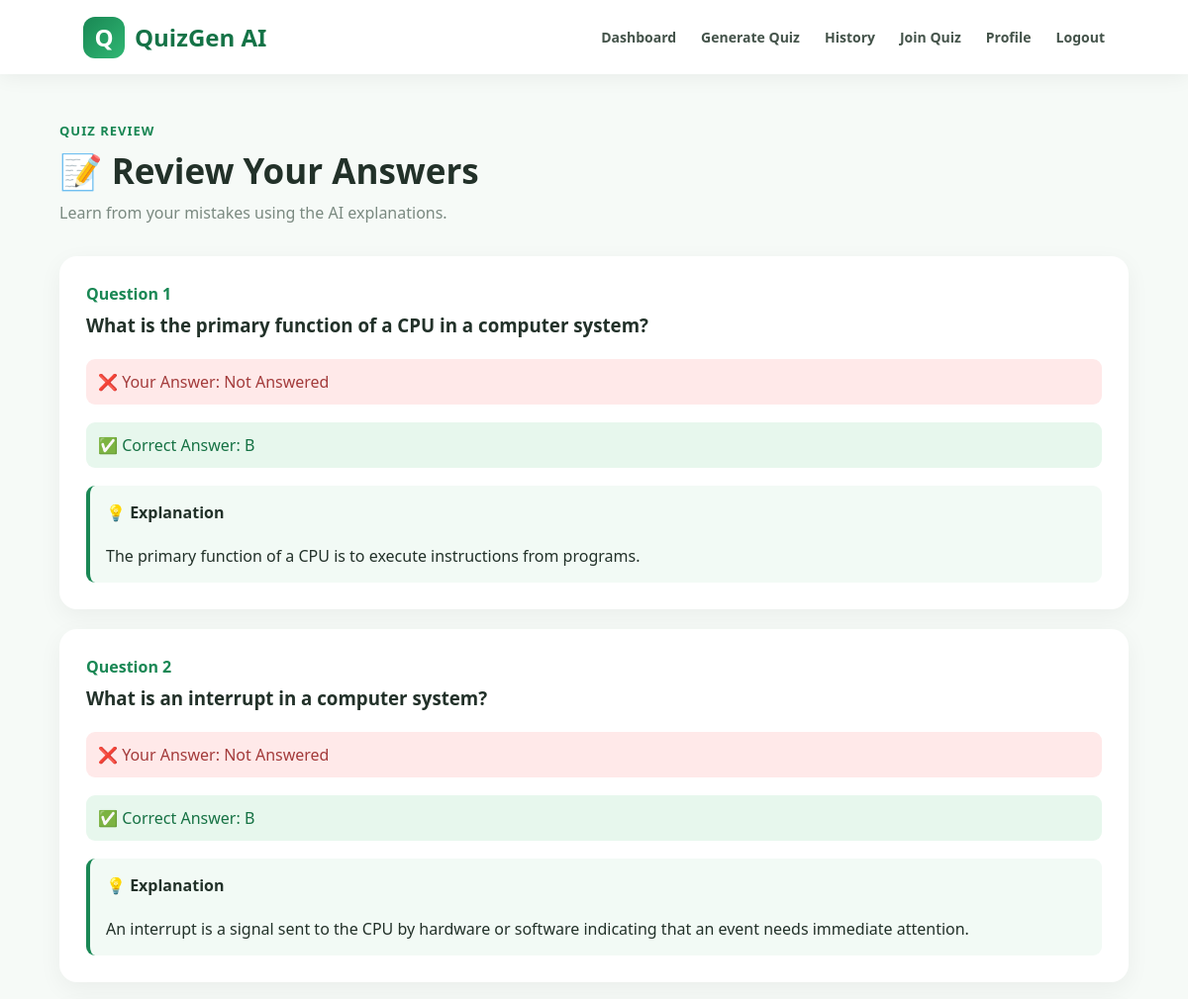
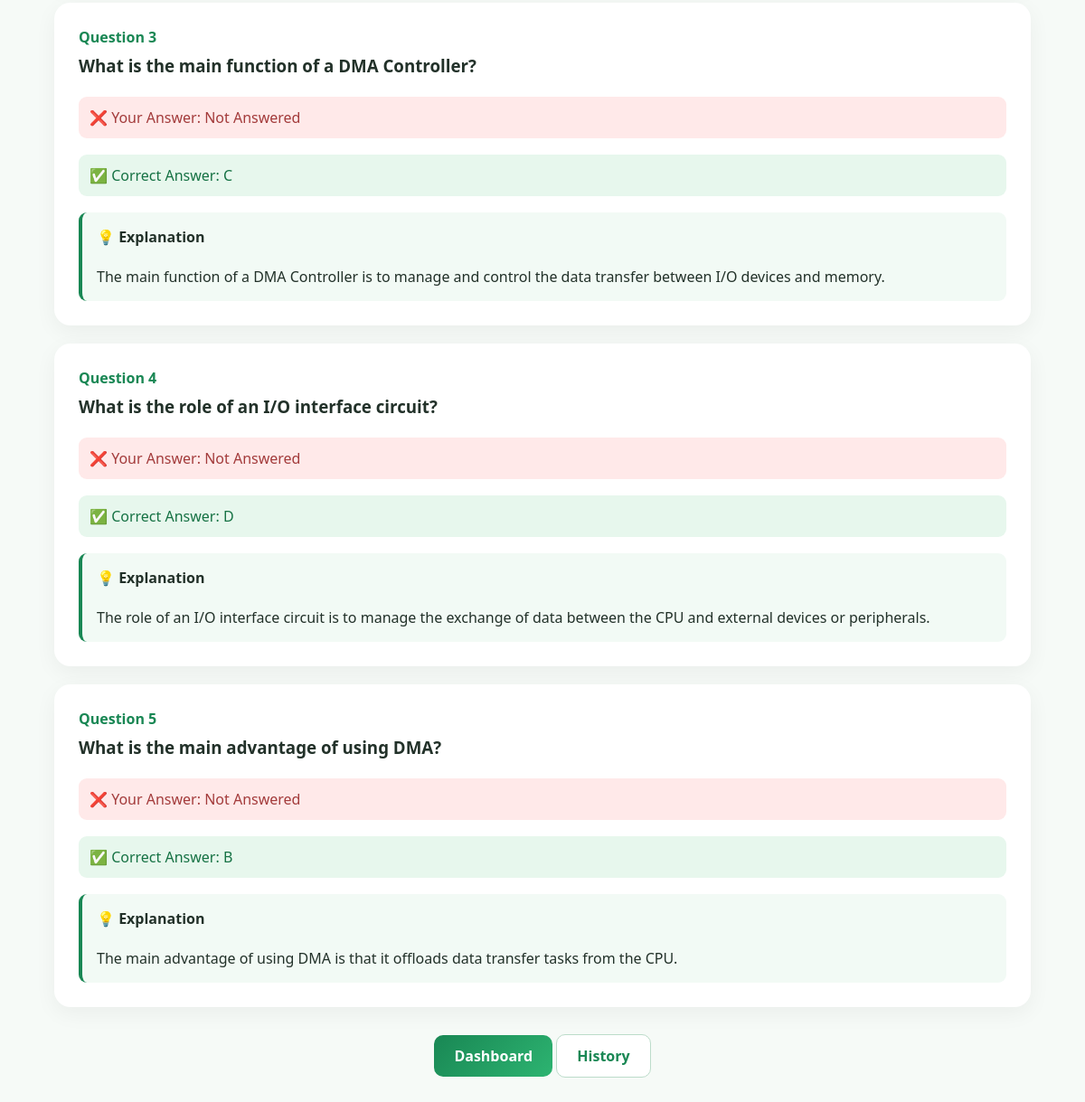
The app's page /review/1 (signed in) with its own data (2 pictures, top to bottom).
### tables this page shows
CREATE TABLE questions (

            id INTEGER PRIMARY KEY AUTOINCREMENT,

            quiz_id INTEGER,

            question TEXT,

            option_a TEXT,

            option_b TEXT,

            option_c TEXT,

            option_d TEXT,

            correct_answer TEXT,

            explanation TEXT

        );

### app.py (the view)
@app.route(
    "/review/<int:result_id>"
)
def review(result_id):
    if "user_id" not in session:
        return redirect("/login")
    conn = get_db()
    result_data = conn.execute(
        """
        SELECT *
        FROM results
        WHERE id = ?
        """,
        (result_id,)
    ).fetchone()
    if not result_data:
        conn.close()
        return "Result not found."
    questions = conn.execute(
        """
        SELECT *
        FROM questions
        WHERE quiz_id = ?
        """,
        (
            result_data[
                "quiz_id"
            ],
        )
    ).fetchall()
    conn.close()
    answers = session.get(
        f"answers_{result_id}",
        {}
    )
    return render_template(
        "review.html",
        questions=questions,
        answers=answers
    )

### app.py (called while the page is built)
def get_db():
    conn = sqlite3.connect("database.db")
    conn.row_factory = sqlite3.Row
    return conn

### templates/review.html (shortened to what this page needs)
{% extends "base.html" %}
{% block content %}
<div class="container">
    <div class="page-header">
        <span class="small-title">
            QUIZ REVIEW
        </span>
        <h1>📝 Review Your Answers</h1>
        <p class="muted">
            Learn from your mistakes using the AI explanations.
        </p>
    </div>
    {% for question in questions %}
        {% set selected =
            answers.get(question['id']|string,'') %}
        <div class="question-card">
            <div class="question-number">
                Question {{ loop.index }}
            </div>
            <h3>
                {{ question['question'] }}
            </h3>
            <br>
            {% if selected ==
                  question['correct_answer'] %}
                <div class="success">
                    ✅ Your Answer: {{ selected }}
                </div>
            {% else %}
                <div class="error">
                    ❌ Your Answer:
                    {% if selected %}
                        {{ selected }}
                    {% else %}
                        Not Answered
                    {% endif %}
                </div>
            {% endif %}
            <div class="success">
                ✅ Correct Answer:
                {{ question['correct_answer'] }}
            </div>
            <div style="
                background:#f2faf5;
                padding:16px;
                border-left:4px solid #198754;
                border-radius:9px;
                margin-top:15px;
            ">
                <strong>💡 Explanation</strong>
                <br><br>
                {{ question['explanation'] }}
            </div>
        </div>
    {% endfor %}
    <div style="text-align:center;margin:30px;">
        <a href="/dashboard"
           class="btn">
            Dashboard
        </a>
        <a href="/history"
           class="btn btn-outline">
            History
        </a>
    </div>
</div>
{% endblock %}

### templates/base.html (style rules this page uses)
* { margin:0; padding:0; box-sizing:border-box; font-family:"Segoe UI",Arial,sans-serif; }
body { background:#f6faf7; color:#223129; min-height:100vh; }
.container { width:90%; max-width:1150px; margin:45px auto; }
.page-header { margin-bottom:30px; }
.small-title { color:#198754; font-weight:700; font-size:13px; letter-spacing:1px; }
.page-header h1 { font-size:35px; margin:7px 0; }
.muted { color:#7a8980; line-height:1.6; }
.btn { border:none; display:inline-block; text-decoration:none; background:linear-gradient(135deg,#198754,#2db471); color:white; padding:12px 22px; border-radius:10px; font-weight:700; cursor:pointer; transition:.25s; }
.btn-outline { background:white; color:#198754; border:1px solid #bcdcca; }
.error { background:#ffe9e9; color:#a33b3b; padding:12px; border-radius:9px; margin-bottom:18px; }
.success { background:#e7f7ed; color:#167244; padding:12px; border-radius:9px; margin-bottom:18px; }
.question-card { background:white; border-radius:18px; padding:27px; margin-bottom:20px; box-shadow:0 7px 25px rgba(0,0,0,.05); }
.question-number { color:#198754; font-weight:700; margin-bottom:8px; }

### records on screen
questions: question "What is the primary function of a CPU in a computer system?", shows "❌ Your Answer:", shows "Not Answered", correct_answer "B", explanation "The primary function of a CPU is to execute instructions from programs."
questions: question "What is an interrupt in a computer system?", shows "❌ Your Answer:", shows "Not Answered", correct_answer "B", explanation "An interrupt is a signal sent to the CPU by hardware or software indicating that an event needs immediate attention."
questions: question "What is the main function of a DMA Controller?", shows "❌ Your Answer:", shows "Not Answered", correct_answer "C", explanation "The main function of a DMA Controller is to manage and control the data transfer between I/O devices and memory."
questions: question "What is the role of an I/O interface circuit?", shows "❌ Your Answer:", shows "Not Answered", correct_answer "D", explanation "The role of an I/O interface circuit is to manage the exchange of data between the CPU and external devices or peripherals."
questions: question "What is the main advantage of using DMA?", shows "❌ Your Answer:", shows "Not Answered", correct_answer "B", explanation "The main advantage of using DMA is that it offloads data transfer tasks from the CPU."
